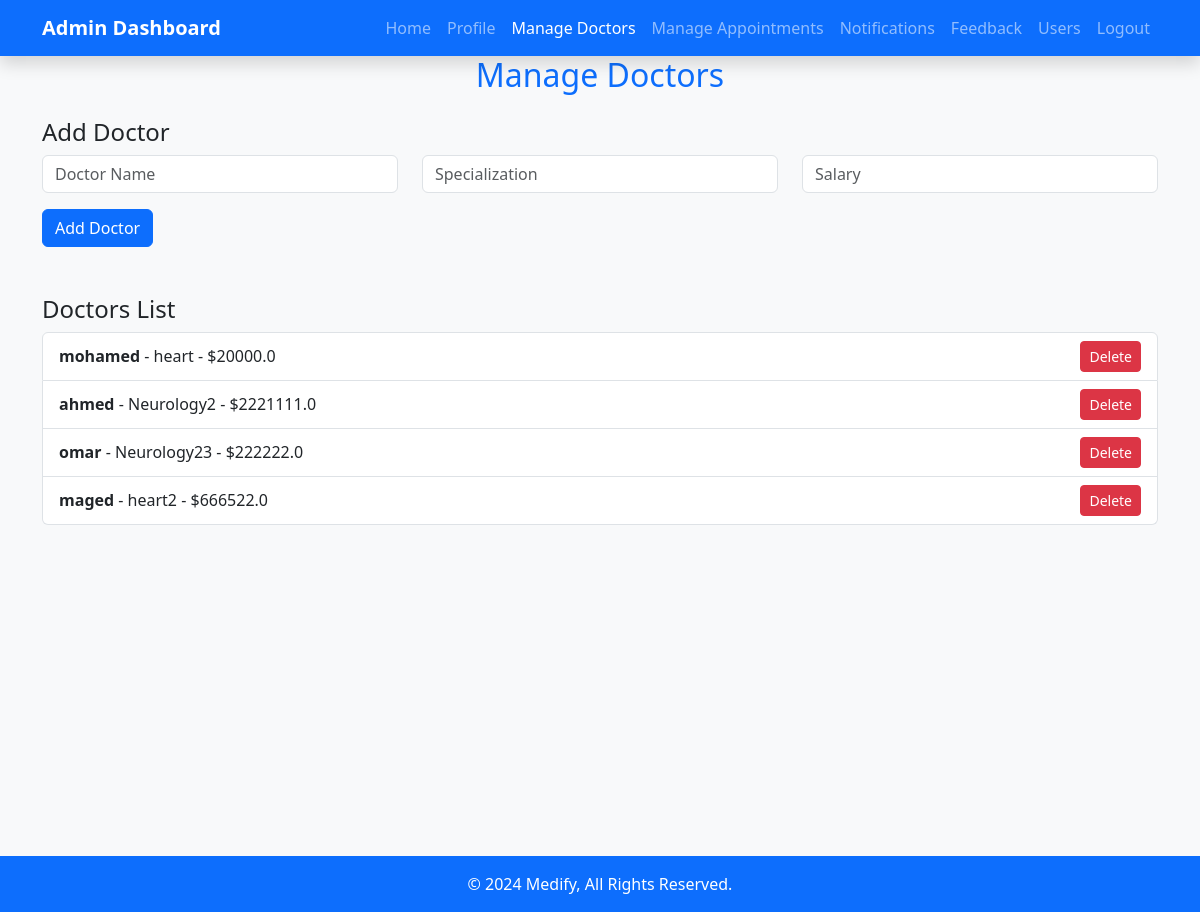
The page /manage_doctors (signed in) on the database as committed earlier.
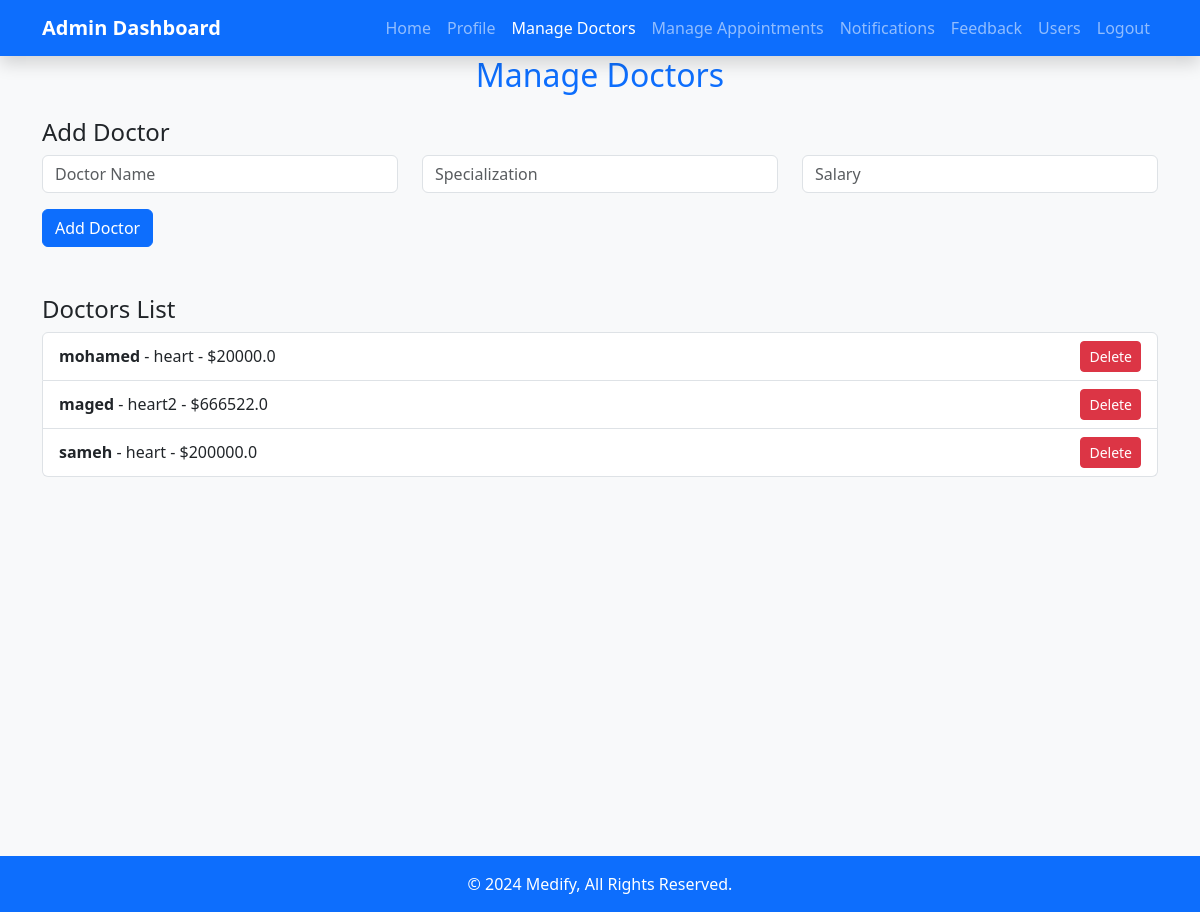
The same page on the database as committed later.
### tables this page shows
CREATE TABLE doctors (
            id INTEGER PRIMARY KEY AUTOINCREMENT,
            name TEXT NOT NULL,
            specialization TEXT NOT NULL,
            salary REAL NOT NULL
        );

### app.py (the view)
@app.route('/manage_doctors')
def manage_doctors():
    if 'user_type' in session and session['user_type'] == 'admin':
        with sqlite3.connect("users.db") as conn:
            cursor = conn.cursor()
            cursor.execute("SELECT name, id, specialization, salary FROM doctors")
            doctors = cursor.fetchall()
        return render_template('manage_doctors.html', doctors=doctors)
    return redirect(url_for('login'))

### templates/manage_doctors.html (shortened to what this page needs)
<!DOCTYPE html>
<html lang="en">
<head>
    <link href="https://cdn.jsdelivr.net/npm/bootstrap@5.3.2/dist/css/bootstrap.min.css" rel="stylesheet">
</head>
<body>
    <nav class="navbar navbar-expand-lg navbar-dark bg-primary shadow">
        <div class="container">
            <a class="navbar-brand fw-bold" href="{{ url_for('index_admin') }}">Admin Dashboard</a>
            <div class="collapse navbar-collapse" id="navbarNav">
                <ul class="navbar-nav ms-auto">
                    <li class="nav-item"><a class="nav-link" href="{{ url_for('index_admin') }}">Home</a></li>
                    <li class="nav-item"><a class="nav-link" href="{{ url_for('profile') }}">Profile</a></li>
                    <li class="nav-item"><a class="nav-link active" href="{{ url_for('manage_doctors') }}">Manage Doctors</a></li>
                    <li class="nav-item"><a class="nav-link" href="{{ url_for('manage_appointments') }}">Manage Appointments</a></li>
                    <li class="nav-item"><a class="nav-link" href="{{ url_for('notifications') }}">Notifications</a></li>
                    <li class="nav-item"><a class="nav-link" href="{{ url_for('feedback') }}">Feedback</a></li>
                    <li class="nav-item"><a class="nav-link" href="{{ url_for('manage_users') }}">Users</a></li>
                    <li class="nav-item"><a class="nav-link" href="/logout">Logout</a></li>
                </ul>
            </div>
        </div>
    </nav>
    <section class="vh-100 bg-light">
        <div class="container">
            <h2 class="text-primary mb-4 text-center">Manage Doctors</h2>
            <div class="form-section mb-5">
                <h4>Add Doctor</h4>
                <form id="addDoctorForm" method="POST" action="{{ url_for('add_doctor') }}">
                    <div class="row">
                        <div class="col-md-4 mb-3">
                            <input type="text" name="doctor_name" class="form-control" placeholder="Doctor Name" required>
                        </div>
                        <div class="col-md-4 mb-3">
                            <input type="text" name="specialization" class="form-control" placeholder="Specialization" required>
                        </div>
                        <div class="col-md-4 mb-3">
                            <input type="number" name="salary" class="form-control" placeholder="Salary" required>
                        </div>
                    </div>
                    <button type="submit" class="btn btn-primary">Add Doctor</button>
                </form>
            </div>
            <div id="doctorsList" class="mt-4">
                <h4>Doctors List</h4>
                <ul class="list-group">
                    {% if doctors %}
                        {% for doctor in doctors %}
                            <li class="list-group-item d-flex justify-content-between align-items-center">
                                <div>
                                    <strong>{{ doctor[0] }}</strong> - {{ doctor[2] }} - ${{ doctor[3] }}
                                </div>
                                <form method="POST" action="{{ url_for('delete_doctor') }}">
                                    <button type="submit" class="btn btn-danger btn-sm">Delete</button>
                                </form>
                            </li>
                        {% endfor %}
                    {% else %}
                        <li class="list-group-item text-center">No doctors available.</li>
                    {% endif %}
                </ul>
            </div>
        </div>
    </section>
    <footer class="bg-primary text-white text-center py-3">
        &copy; 2024 Medify, All Rights Reserved.
    </footer>
</body>
</html>

Rows that differ between the two databases and show on the page:
removed doctors: name "ahmed", specialization "Neurology2", salary "2221111.0"
removed doctors: name "omar", specialization "Neurology23", salary "222222.0"
added doctors: name "sameh", specialization "heart", salary "200000.0"
